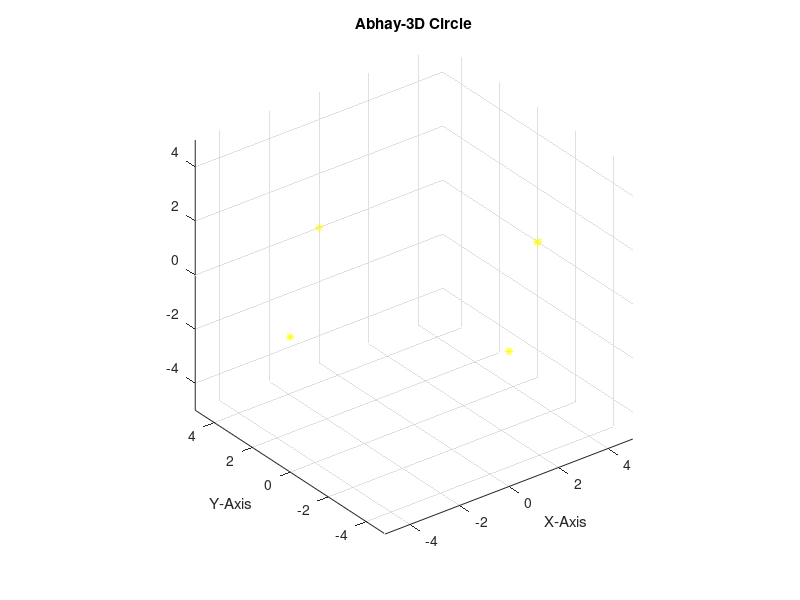

This figure's MATLAB source:
clear; 
close all;
clc;
R = input('Enter your RollNo. : ');
N = input('No. of points you need to plot : ');
x=zeros(1,N);
y=zeros(1,N);
z=zeros(1,N);
theta=linspace(0,2*pi,N);
for i=1:N
    x(i)=R*cos(theta(i));
    y(i)=R*sin(theta(i));
end
figure;
plot3(x,y,z,'*y');
axis equal;
grid on;
title('Abhay-3D Circle');
xlabel('X-Axis');
ylabel('Y-Axis');